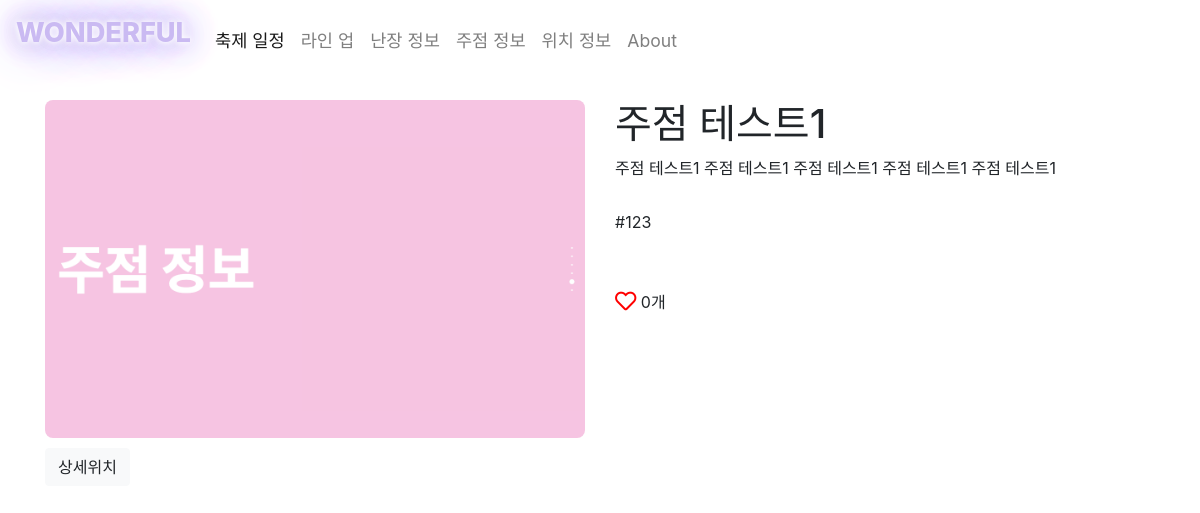
/nanjang/1/, run on an earlier commit of the app's database.
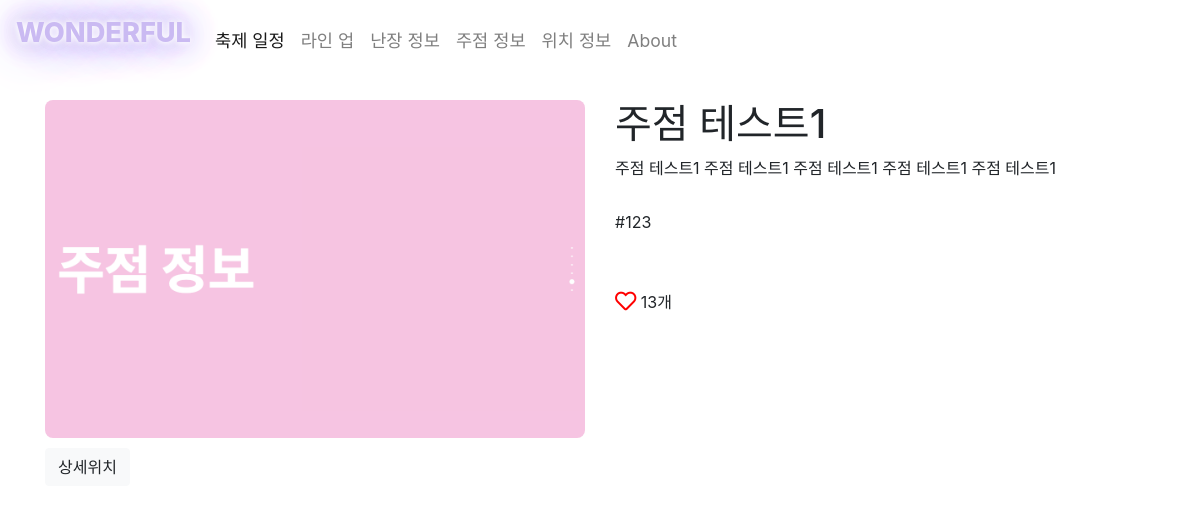
And on a later commit of the database.
### nanjang/models.py (models this page shows, shortened)
class Nanjang(models.Model):
    title = models.CharField(max_length=20)
    content = models.TextField(blank=True, null=True)
    menu = models.ImageField(null=True, blank=True, upload_to='home/%Y/%m/%d')
    tags = TaggableManager()
    like_count = models.IntegerField(default=0)
    lat = models.DecimalField(max_digits=9, decimal_places=6, null=True)
    lng = models.DecimalField(max_digits=9, decimal_places=6, null=True)

### nanjang/views.py (the view)
# urls.py: path('<int:pk>/', views.NanjangDetailView.as_view(), name='detail'),
class NanjangDetailView(generic.DetailView):
    model = Nanjang

### nanjang/templates/nanjang/nanjang_detail.html (shortened to what this page needs)
{% extends 'home/detail_base.html' %}
{% block content %}
<div class="container">
    <div class="row">
        <div class="nanjang_image col-md-6">
             {% if object.menu %}
                <img src="{{ object.menu.url }}" class="img-fluid" alt="Responsive image">
            {% else %}
                <img src="/static/image/main.jpg" class="img-fluid" alt="Responsive image">
            {% endif %}
        </div>
        <div class="nanjang_content col-md-6">
            <h1 class="title"> {{ object.title }} </h1>
            <p class="content"> {{ object.content | safe}} </p>
            <div class="tag_section">
                {% for tag in object.tags.all %}
                    <li class= "tag_display"> #{{ tag }} </li>
                {% endfor %}
            </div>
            <div class="like_section">
                <i class="like far fa-heart fa-lg"></i>
                <p style="display:inline;" id="count_like-{{ object.id }}">{{ object.like_count }}개</p>
            </div>
        </div>
    </div>
    <button class="map_detail btn btn-light" data-toggle="collapse" href="#collapseExample" role="button" aria-expanded="false" aria-controls="collapseExample">
        상세위치
    </button>
</div>
{% endblock %}

### home/templates/home/detail_base.html (shortened to what this page needs)
{% load staticfiles %}
<!DOCTYPE html>
<html>
<head>
    <link rel="stylesheet" href="https://use.fontawesome.com/releases/v5.0.10/css/all.css">
    <link rel="stylesheet" href="https://maxcdn.bootstrapcdn.com/bootstrap/4.0.0/css/bootstrap.min.css"
>
    <link rel="stylesheet" href="{% static 'css/base.css' %}">
</head>
<body>
   <nav class="navbar fixed-top navbar-expand-lg navbar-light" style="background-color: #fff">
        <a class="navbar-brand nav-logo" href="{% url "home:index" %}"><p>WONDERFUL</p></a>
        <div class="collapse navbar-collapse" id="navbarNav">
            <ul class="navbar-nav">
                <li class="nav-item active">
                    <a class="nav-link nav-text" href="{% url 'home:main' %}#calendar_info">축제 일정
                    </a>
                </li>
                <li class="nav-item">
                    <a class="nav-link nav-text" href="{% url 'home:main' %}#lineup_info">라인 업</a>
                </li>
                <li class="nav-item">
                    <a class="nav-link nav-text" href="{% url 'home:main' %}#nanjang_info">난장 정보</a>
                </li>
                <li class="nav-item">
                    <a class="nav-link nav-text" href="{% url 'home:main' %}#jujum_info">주점 정보</a>
                </li>
                <li class="nav-item">
                    <a class="nav-link nav-text" href="{% url 'home:main' %}#map_info">위치 정보</a>
                </li>
                <li class="nav-item">
                    <a class="nav-link nav-text" href="#">About</a>
                </li>
            </ul>
        </div>
    </nav>
    {% block content %} {% endblock %}
</body>
</html>

### home/static/css/base.css (style rules this page uses)
* { padding: 0; }
.navbar { margin-bottom: 20px; }
.nav-logo { font-size: 1.7em; -webkit-transform-origin: 50% 0; transform-origin: 50% 0; -webkit-animation: swinging 3.5s ease-in-out forwards infinite; animation: swinging 3.5s ease-in-out forwards infinite; }
.nav-logo > p { color: #cabaf2; font-weight: 800; text-shadow: 0 0 5px #fff, 0 0 10px #fff, 0 0 20px #cabaf2, 0 0 30px #cabaf2, 0 0 40px #cabaf2, 0 0 55px #cabaf2, 0 0 75px #cabaf2; }
.nav-text { font-size: 1.1em; }
.nanjang_image > img, .jujum_image > img { border-radius: 8px; }
.nanjang_image, .nanjang_content, .jujum_image, .jujum_content { margin-top: 50px; }
.map_detail { display: block; margin: 10px 0; }
.like { color: red; }
.tag_display { display:inline; }
.tag_section { height: 50px; margin: 30px 0; }

What changed in the data, as far as the page shows it:
changed Nanjang "주점 테스트1": like_count "0" → "13"
